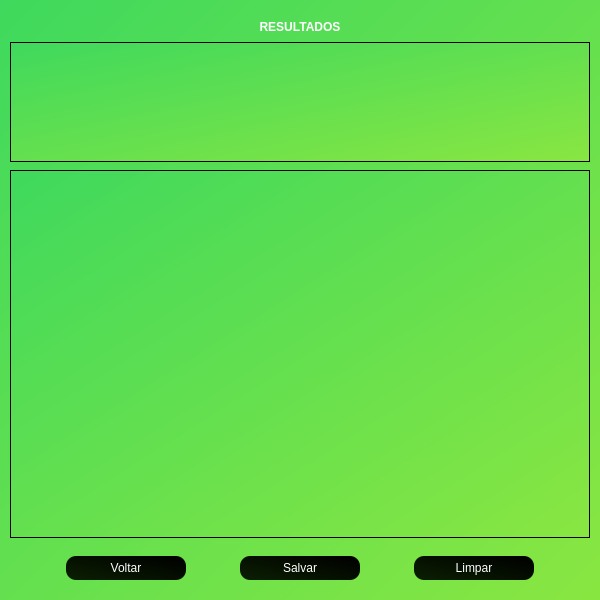
<?xml version="1.0" encoding="UTF-8"?>
<ui version="4.0">
 <class>formResult</class>
 <widget class="QWidget" name="formResult">
  <property name="geometry">
   <rect>
    <x>0</x>
    <y>0</y>
    <width>600</width>
    <height>600</height>
   </rect>
  </property>
  <property name="windowTitle">
   <string>Form</string>
  </property>
  <property name="styleSheet">
   <string notr="true">background-color: qlineargradient(spread:pad, x1:0, y1:0, x2:1, y2:1, stop:0 rgba(63, 217, 93, 255), stop:1 rgba(137, 230, 65, 255));</string>
  </property>
  <layout class="QVBoxLayout" name="verticalLayout">
   <property name="spacing">
    <number>8</number>
   </property>
   <property name="leftMargin">
    <number>10</number>
   </property>
   <property name="topMargin">
    <number>20</number>
   </property>
   <property name="rightMargin">
    <number>10</number>
   </property>
   <property name="bottomMargin">
    <number>10</number>
   </property>
   <item>
    <widget class="QLabel" name="listTitle">
     <property name="styleSheet">
      <string notr="true">font: 18pt &quot;Courier&quot;;
font-weight: bold;
color: rgb(255, 255, 255);
background-color: rgba(255, 255, 255, 0);
</string>
     </property>
     <property name="text">
      <string>RESULTADOS</string>
     </property>
     <property name="alignment">
      <set>Qt::AlignCenter</set>
     </property>
    </widget>
   </item>
   <item>
    <widget class="QTextEdit" name="contentPreview">
     <property name="maximumSize">
      <size>
       <width>16777215</width>
       <height>120</height>
      </size>
     </property>
     <property name="styleSheet">
      <string notr="true">font: 10pt &quot;Arial&quot;;
padding: 10px;
border-radius: 4px;
background-color: rgb(255, 255, 255);
color: rgb(0, 0, 0);

QScrollBar::vertical{
	
	background-color: rgb(0, 85, 0);
	width: 15px;
}</string>
     </property>
    </widget>
   </item>
   <item>
    <widget class="QTextEdit" name="textResults">
     <property name="styleSheet">
      <string notr="true">font: 10pt &quot;Arial&quot;;
padding: 10px;
border-radius: 4px;
background-color: rgb(255, 255, 255);
color: rgb(0, 0, 0);

QScrollBar::vertical{
	
	background-color: rgb(0, 85, 0);
	width: 15px;
}</string>
     </property>
     <property name="lineWidth">
      <number>1</number>
     </property>
     <property name="midLineWidth">
      <number>0</number>
     </property>
     <property name="horizontalScrollBarPolicy">
      <enum>Qt::ScrollBarAlwaysOff</enum>
     </property>
     <property name="documentTitle">
      <string notr="true"/>
     </property>
     <property name="lineWrapMode">
      <enum>QTextEdit::WidgetWidth</enum>
     </property>
     <property name="lineWrapColumnOrWidth">
      <number>0</number>
     </property>
     <property name="cursorWidth">
      <number>2</number>
     </property>
    </widget>
   </item>
   <item>
    <layout class="QHBoxLayout" name="horizontalLayout">
     <property name="leftMargin">
      <number>10</number>
     </property>
     <property name="topMargin">
      <number>10</number>
     </property>
     <property name="rightMargin">
      <number>10</number>
     </property>
     <property name="bottomMargin">
      <number>10</number>
     </property>
     <item>
      <widget class="QPushButton" name="backListButton">
       <property name="sizePolicy">
        <sizepolicy hsizetype="Maximum" vsizetype="Fixed">
         <horstretch>0</horstretch>
         <verstretch>0</verstretch>
        </sizepolicy>
       </property>
       <property name="maximumSize">
        <size>
         <width>120</width>
         <height>16777215</height>
        </size>
       </property>
       <property name="styleSheet">
        <string notr="true">background-color: qlineargradient(spread:pad, x1:1, y1:0.074, x2:0, y2:0.966227, stop:0 rgba(0, 0, 0, 255), stop:0.9375 rgba(10, 29, 2, 255));
border-radius: 10px;
padding: 5px;
color: rgb(255, 255, 255);
font: 10pt &quot;Courier&quot;;</string>
       </property>
       <property name="text">
        <string>Voltar</string>
       </property>
      </widget>
     </item>
     <item>
      <widget class="QPushButton" name="saveListButton">
       <property name="maximumSize">
        <size>
         <width>120</width>
         <height>16777215</height>
        </size>
       </property>
       <property name="styleSheet">
        <string notr="true">background-color: qlineargradient(spread:pad, x1:1, y1:0.074, x2:0, y2:0.966227, stop:0 rgba(0, 0, 0, 255), stop:0.9375 rgba(10, 29, 2, 255));
border-radius: 10px;
padding: 5px;
color: rgb(255, 255, 255);
font: 10pt &quot;Courier&quot;;</string>
       </property>
       <property name="text">
        <string>Salvar</string>
       </property>
      </widget>
     </item>
     <item>
      <widget class="QPushButton" name="clearListButton">
       <property name="minimumSize">
        <size>
         <width>100</width>
         <height>0</height>
        </size>
       </property>
       <property name="maximumSize">
        <size>
         <width>120</width>
         <height>16777215</height>
        </size>
       </property>
       <property name="styleSheet">
        <string notr="true">background-color: qlineargradient(spread:pad, x1:1, y1:0.074, x2:0, y2:0.966227, stop:0 rgba(0, 0, 0, 255), stop:0.9375 rgba(10, 29, 2, 255));
border-radius: 10px;
padding: 5px;
color: rgb(255, 255, 255);
font: 10pt &quot;Courier&quot;;</string>
       </property>
       <property name="text">
        <string>Limpar</string>
       </property>
      </widget>
     </item>
    </layout>
   </item>
  </layout>
 </widget>
 <resources/>
 <connections>
  <connection>
   <sender>backListButton</sender>
   <signal>clicked()</signal>
   <receiver>formResult</receiver>
   <slot>hide()</slot>
   <hints>
    <hint type="sourcelabel">
     <x>110</x>
     <y>557</y>
    </hint>
    <hint type="destinationlabel">
     <x>24</x>
     <y>9</y>
    </hint>
   </hints>
  </connection>
 </connections>
</ui>
